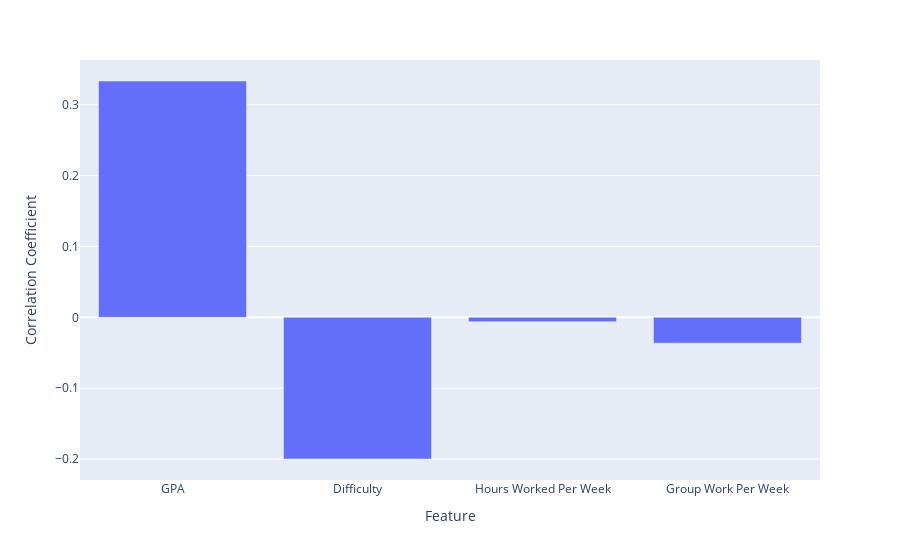

Notebook code cell kept with this figure:
### Code cell
@callback(
    Output('correlation_plot', 'figure'),
    Input('features_to_plot', 'value')
)
def make_correlation_plot(columns): 
    """
    Makes a bar chart of the correlation between columns
    """
    # uses the data from the model
    data = zip(new_columns, model.coef_[0])
    print(data)
    # filter the data by which the column is in the columns
    column_renamer = {
        'average': 'GPA',
        'difficulty': 'Difficulty',
        'hours_per_week': 'Hours Worked Per Week',
        'amount_group': 'Group Work Per Week'
    }

    x_labels = []
    y_values = []
    for col, r in data:
        if col in columns:
            x_labels.append(column_renamer.get(col, col))
            y_values.append(r)
    
    fig = px.bar(x=x_labels, y=y_values, labels= {'x': 'Feature', 'y': 'Correlation Coefficient', **column_renamer})
    return fig

make_correlation_plot(new_columns)

### Figure 1 — Plotly figure (JSON) as saved in the notebook; plotly's stock layout.template omitted (floating-point values rounded to 4 significant figures)
{"data": [{"alignmentgroup": "True", "hovertemplate": "Feature=%{x}<br>Correlation Coefficient=%{y}<extra></extra>", "legendgroup": "", "marker": {"color": "#636efa", "pattern": {"shape": ""}}, "name": "", "offsetgroup": "", "orientation": "v", "showlegend": false, "textposition": "auto", "type": "bar", "x": ["GPA", "Difficulty", "Hours Worked Per Week", "Group Work Per Week"], "xaxis": "x", "y": [0.3334, -0.1999, -0.00626, -0.03643], "yaxis": "y"}], "layout": {"barmode": "relative", "legend": {"tracegroupgap": 0}, "margin": {"t": 60}, "xaxis": {"anchor": "y", "domain": [0, 1], "title": {"text": "Feature"}}, "yaxis": {"anchor": "x", "domain": [0, 1], "title": {"text": "Correlation Coefficient"}}}}
